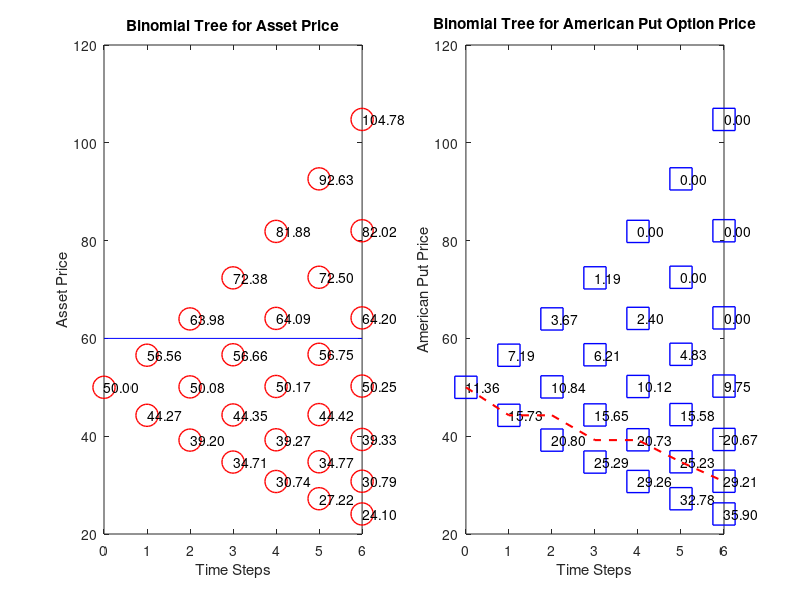

This chart was generated by the following MATLAB code:
% Binomial tree method for the American put option
clf
clc
clear all

T = 1; % maturity date
N = 6; % number of time periods
S0 = 50; % asset price at time 0
S = zeros(N+1,N+1); % asset price
S(1,:) = S0;
P = zeros(N+1,N+1); % American put price
K = 60; % strike Price
r = 0.05; % interest rate
sigma = 0.3; % volatility
dt = T/N;

u = exp(sigma*sqrt(dt) + (r-0.5*sigma^2)*dt);
d = exp(-sigma*sqrt(dt) + (r-0.5*sigma^2)*dt);

q = (exp(r*dt)-d)/(u-d);

% i for time, j for asset price level
for i = 2:N+1
    for j = 1:i
        S(i,j) = S0*u^(j-1)*d^(i-j); % asset price
    end
end

for j = 1:N+1
    P(N+1,j) = max(K-S(N+1,j),0); % American put payoff at T
end

for i = N:-1:1 % backward in time
    for j = 1:i
        P(i,j) = max(exp(-r*dt)*(q*P(i+1,j+1)+(1-q)*P(i+1,j)), K-S(i,j));
    end
end

subplot(1,2,1)
for i = 1:N+1 % backward in time
plot(i-1,S(i,1:i),'or','MarkerSize',16,'LineWidth',1)
for j = 1:i
text(i-1,S(i,j),num2str(S(i,j),'%.2f'),'Color','k')
end
hold on
end
line([0 N],[K K],'Color','b')
xlabel('Time Steps')
ylabel('Asset Price')
title('Binomial Tree for Asset Price');

hold off
subplot(1,2,2)
for i = 1:N+1
plot(i-1,S(i,1:i),'sb','MarkerSize',16,'LineWidth',1)
for j = 1:i
text(i-1,S(i,j),num2str(P(i,j),'%.2f'),'Color','k')
end
hold on
end
xlabel('Time Steps')
ylabel('American Put Price')
title('Binomial Tree for American Put Option Price');

% Optimal exercise boundary for american put option is
D=P+S-K*ones(N+1,N+1)

for i=1:N+1
for j=1:N+1
if(j>i) 
D(i,j)=0
end
end
end
[A B] = find(D)
coords = zeros(1,N+1);
for j=1:N+1
for i=length(A):-1:1
    if (A(i)==j)
    coords(j)=B(i);
    end
end
end



V = coords %- ones(1,length(coords))
plot(0:N,S(V),'r--', 'LineWidth',1.5);
American_put_price = P(1,1)